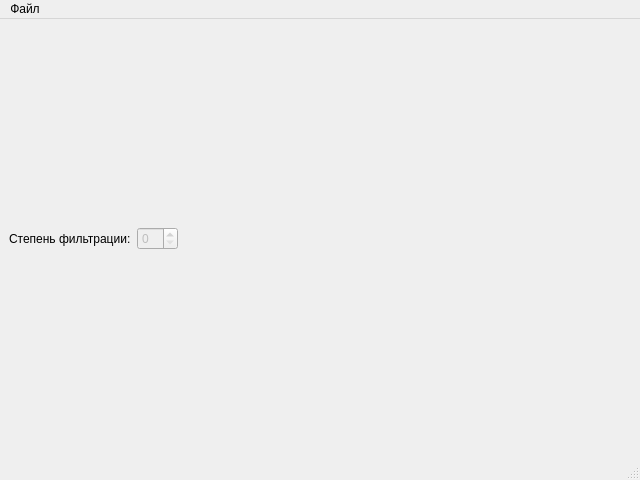
<?xml version="1.0" encoding="UTF-8"?>
<ui version="4.0">
 <class>MainWindow</class>
 <widget class="QMainWindow" name="MainWindow">
  <property name="geometry">
   <rect>
    <x>0</x>
    <y>0</y>
    <width>640</width>
    <height>480</height>
   </rect>
  </property>
  <property name="windowTitle">
   <string>Фильтрация</string>
  </property>
  <property name="windowIcon">
   <iconset resource="resources.qrc">
    <normaloff>:/icon.png</normaloff>:/icon.png</iconset>
  </property>
  <widget class="QWidget" name="centralwidget">
   <layout class="QGridLayout" name="gridLayout">
    <item row="0" column="0">
     <widget class="QLabel" name="label">
      <property name="text">
       <string>Степень фильтрации:</string>
      </property>
     </widget>
    </item>
    <item row="0" column="1">
     <widget class="QSpinBox" name="denoise_spinbox">
      <property name="enabled">
       <bool>false</bool>
      </property>
     </widget>
    </item>
    <item row="0" column="2">
     <spacer name="horizontalSpacer">
      <property name="orientation">
       <enum>Qt::Horizontal</enum>
      </property>
      <property name="sizeHint" stdset="0">
       <size>
        <width>40</width>
        <height>20</height>
       </size>
      </property>
     </spacer>
    </item>
    <item row="1" column="0" colspan="3">
     <layout class="QVBoxLayout" name="plot_layout"/>
    </item>
   </layout>
  </widget>
  <widget class="QMenuBar" name="menubar">
   <property name="geometry">
    <rect>
     <x>0</x>
     <y>0</y>
     <width>640</width>
     <height>22</height>
    </rect>
   </property>
   <widget class="QMenu" name="menu">
    <property name="title">
     <string>Файл</string>
    </property>
    <addaction name="action_save"/>
   </widget>
   <addaction name="menu"/>
  </widget>
  <widget class="QStatusBar" name="statusbar"/>
  <action name="action_save">
   <property name="enabled">
    <bool>true</bool>
   </property>
   <property name="text">
    <string>Сохранить как...</string>
   </property>
  </action>
  <action name="action_open">
   <property name="text">
    <string>Открыть</string>
   </property>
  </action>
  <action name="action_close">
   <property name="enabled">
    <bool>false</bool>
   </property>
   <property name="text">
    <string>Закрыть</string>
   </property>
  </action>
 </widget>
 <resources>
  <include location="resources.qrc"/>
 </resources>
 <connections/>
</ui>
